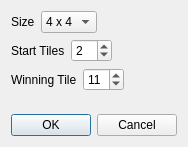
<?xml version="1.0" encoding="UTF-8"?>
<ui version="4.0">
 <class>OptionsDialog</class>
 <widget class="QDialog" name="OptionsDialog">
  <property name="geometry">
   <rect>
    <x>0</x>
    <y>0</y>
    <width>184</width>
    <height>147</height>
   </rect>
  </property>
  <property name="windowTitle">
   <string>Game Options</string>
  </property>
  <layout class="QVBoxLayout" name="verticalLayout">
   <item>
    <layout class="QHBoxLayout" name="horizontalLayout">
     <item>
      <widget class="QLabel" name="label">
       <property name="text">
        <string>Size</string>
       </property>
      </widget>
     </item>
     <item>
      <widget class="QComboBox" name="sizeComboBox">
       <item>
        <property name="text">
         <string>4 x 4</string>
        </property>
       </item>
       <item>
        <property name="text">
         <string>5 x 5</string>
        </property>
       </item>
       <item>
        <property name="text">
         <string>6 x 6</string>
        </property>
       </item>
      </widget>
     </item>
     <item>
      <spacer name="horizontalSpacer_2">
       <property name="orientation">
        <enum>Qt::Horizontal</enum>
       </property>
       <property name="sizeHint" stdset="0">
        <size>
         <width>40</width>
         <height>20</height>
        </size>
       </property>
      </spacer>
     </item>
    </layout>
   </item>
   <item>
    <layout class="QHBoxLayout" name="horizontalLayout_2">
     <item>
      <widget class="QLabel" name="label_2">
       <property name="text">
        <string>Start Tiles</string>
       </property>
      </widget>
     </item>
     <item>
      <widget class="QSpinBox" name="startTilesSpinBox">
       <property name="minimum">
        <number>1</number>
       </property>
       <property name="maximum">
        <number>15</number>
       </property>
       <property name="value">
        <number>2</number>
       </property>
      </widget>
     </item>
     <item>
      <spacer name="horizontalSpacer">
       <property name="orientation">
        <enum>Qt::Horizontal</enum>
       </property>
       <property name="sizeHint" stdset="0">
        <size>
         <width>40</width>
         <height>20</height>
        </size>
       </property>
      </spacer>
     </item>
    </layout>
   </item>
   <item>
    <layout class="QHBoxLayout" name="horizontalLayout_3">
     <item>
      <widget class="QLabel" name="label_5">
       <property name="text">
        <string>Winning Tile</string>
       </property>
      </widget>
     </item>
     <item>
      <widget class="PowerOf2SpinBox" name="winingTileSpinBox">
       <property name="readOnly">
        <bool>false</bool>
       </property>
       <property name="minimum">
        <number>3</number>
       </property>
       <property name="maximum">
        <number>20</number>
       </property>
       <property name="value">
        <number>11</number>
       </property>
      </widget>
     </item>
     <item>
      <spacer name="horizontalSpacer_3">
       <property name="orientation">
        <enum>Qt::Horizontal</enum>
       </property>
       <property name="sizeHint" stdset="0">
        <size>
         <width>40</width>
         <height>20</height>
        </size>
       </property>
      </spacer>
     </item>
    </layout>
   </item>
   <item>
    <spacer name="verticalSpacer">
     <property name="orientation">
      <enum>Qt::Vertical</enum>
     </property>
     <property name="sizeHint" stdset="0">
      <size>
       <width>20</width>
       <height>40</height>
      </size>
     </property>
    </spacer>
   </item>
   <item alignment="Qt::AlignHCenter">
    <widget class="QDialogButtonBox" name="buttonBox">
     <property name="standardButtons">
      <set>QDialogButtonBox::Cancel|QDialogButtonBox::Ok</set>
     </property>
    </widget>
   </item>
  </layout>
 </widget>
 <customwidgets>
  <customwidget>
   <class>PowerOf2SpinBox</class>
   <extends>QSpinBox</extends>
   <header>powerof2spinbox.h</header>
  </customwidget>
 </customwidgets>
 <resources/>
 <connections>
  <connection>
   <sender>buttonBox</sender>
   <signal>accepted()</signal>
   <receiver>OptionsDialog</receiver>
   <slot>accept()</slot>
   <hints>
    <hint type="sourcelabel">
     <x>124</x>
     <y>268</y>
    </hint>
    <hint type="destinationlabel">
     <x>66</x>
     <y>186</y>
    </hint>
   </hints>
  </connection>
  <connection>
   <sender>buttonBox</sender>
   <signal>rejected()</signal>
   <receiver>OptionsDialog</receiver>
   <slot>reject()</slot>
   <hints>
    <hint type="sourcelabel">
     <x>213</x>
     <y>272</y>
    </hint>
    <hint type="destinationlabel">
     <x>250</x>
     <y>184</y>
    </hint>
   </hints>
  </connection>
 </connections>
</ui>
